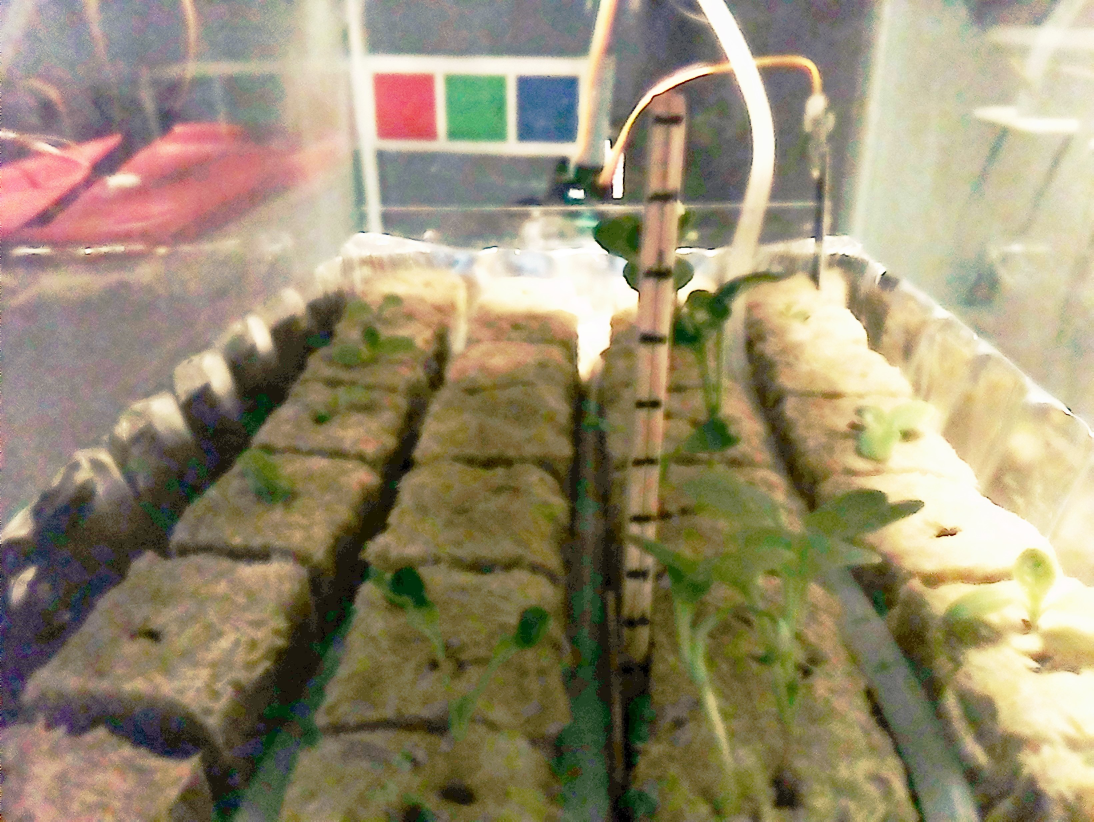
#> input picture images/day05.jpg, 3280 x 2464 px (shown at 1/3 size)
$ python test.py   (older library calls are emulated)
#> lines starting #> are read from the running program, lines starting #| are printed output that depends on the picture; after the words box and inside, x2 and y2 are one past the last pixel; in counts of white or black regions, pixels touching at a corner belong together
### filterColor.py
#!/usr/bin/env python
import numpy as np
import cv2, sys
from cv_utils import *
import argparse

wait_time = 100

def noop(dummy): pass

class Filter:
    # Range is (name, min, max, min0, max0) (last 2 are optional)
    ranges = None
    transform_type = None

    def __init__(self, range1, range2, range3, transform_type=None):
        self.transform_type = transform_type
        self.ranges = []
        self.ranges.append(range1)
        self.ranges.append(range2)
        self.ranges.append(range3)
        for i in range(3):
            if (len(self.ranges[i]) == 3):
                self.ranges[i] += self.ranges[i][1:3]

    def transform (self, image):
        return (image if not self.transform_type else
                cv2.cvtColor(image, self.transform_type))

filtersG = {'BGR' : Filter(['B', 0, 255], ['G', 0, 255], ['R', 0, 255]),
            'HSV' : Filter(['H', 0, 200, 0, 179], ['S', 0, 255], ['V', 0, 255],
                           cv2.COLOR_BGR2HSV),
            'LAB' : Filter(['L', 0, 255], ['A', 0, 255], ['B', 0, 255],
                           cv2.COLOR_BGR2LAB),
            'LUV' : Filter(['L', 0, 255], ['U', 0, 255], ['V', 0, 255],
                           cv2.COLOR_BGR2LUV),
            'XYZ' : Filter(['X', 0, 255], ['Y', 0, 255], ['Z', 0, 255],
                           cv2.COLOR_BGR2XYZ),
            'YCrCb' : Filter(['Y', 16, 235], ['Cr', 16, 250], ['Cb', 16, 240],
                           cv2.COLOR_BGR2YCrCb),
            'YUV' : Filter(['Y', 0, 255], ['U', 0, 255], ['V', 0, 255],
                           cv2.COLOR_BGR2YUV),
            }

# Transform a BGR image into another image, depending on the color_space
def transformFromBGR(image, color_space):
    if (not color_space in filtersG.keys()):
        print("ERROR: Unknown filter: %s" %color_space)
        exit()
    return (image if color_space == 'BGR' else
            cv2.cvtColor(image, filtersG[color_space].transform_type))

# Interactive GUI to set color space parameters to mask out certain portions
# [81 lines left out: functions filterImage, filterImageText, not called in this run]

# Create a single channel mask, with same dimensions as 'image'.
# 'rVals' is a list of pais, where each pair is the lower/upper bound
# on one of the channels of the color_space
def createMask(image, rVals, color_space):
    if (color_space == 'HSV'):
        mask = createMaskHSV(image, rVals)
    else:
        lower = np.array([v[0] for v in rVals])
        upper = np.array([v[1] for v in rVals])
        mask = cv2.inRange(image, lower, upper)
    return mask

# Special for HSV - allows for wrapping around color circle
#  (anything above 179 wraps to 0)
# Is called by createMask, so no need to call it on its own
def createMaskHSV(hsv, rVals):
    hMin = rVals[0][0]; hMax = rVals[0][1]
    sMin = rVals[1][0]; sMax = rVals[1][1]
    vMin = rVals[2][0]; vMax = rVals[2][1]

    lower = np.array([min(hMin, 179), sMin, vMin])
    upper = np.array([min(hMax, 179), sMax, vMax])
    mask = cv2.inRange(hsv, lower, upper)

    if (hMin > 179 or hMax > 179): # Wrapping around color circle
        lower = np.array([(hMin-179), sMin, vMin])
        upper = np.array([(hMax-179), sMax, vMax])
        mask2 = cv2.inRange(hsv, lower, upper)
        mask = cv2.add(mask, mask2)

    return mask

# [13 lines that do not run on import are left out]

### vision.py
import copy
import numpy as np
import cv2
from cv_utils import *
from filterColor import createMask, transformFromBGR

cv = cv2
# Detect the plants in the image. Return a mask (black/white mask, where 0
# indicates no plants and 255 indicates plants)


def classifyFoliage(image, rVals=None):
    foliage_mask = np.zeros(image.shape[0:2], np.uint8)
    # Your code goes here:
    # Create a mask that has 255 where there is part of a plant in the image
    #   and 0 everywhere else
    # BEGIN STUDENT CODE
    hsvImage = transformFromBGR(image, 'HSV')
    if rVals is None:
        rVals = [(22, 70), (92, 255), (24, 150)]
    foliage_mask = createMask(hsvImage, rVals, 'HSV')
    print(foliage_mask.shape)
    print(foliage_mask)
    return foliage_mask  # 2464 * 3280, y * x
    # END STUDENT CODE

# [125 lines left out: functions classifyFoliage2, measureHeight, colorCorrect, classifyFoliageCorrected, not called in this run]

### test.py
import cv2 as cv
import numpy as np
import vision

im = cv.imread('images/day05.jpg')
#> im is the input picture: shape (2464, 3280, 3); mean B, G, R 112.6, 140.4, 151.8
img = vision.classifyFoliage(im)
#> in transformFromBGR, `return (image if color_space == 'BGR' else cv2.cvtColor(image, filters..`: returned value: shape (2464, 3280, 3); mean H, S, V 39.1, 83.6, 154.9
#> in createMaskHSV, `mask = cv2.inRange(hsv, lower, upper)`:
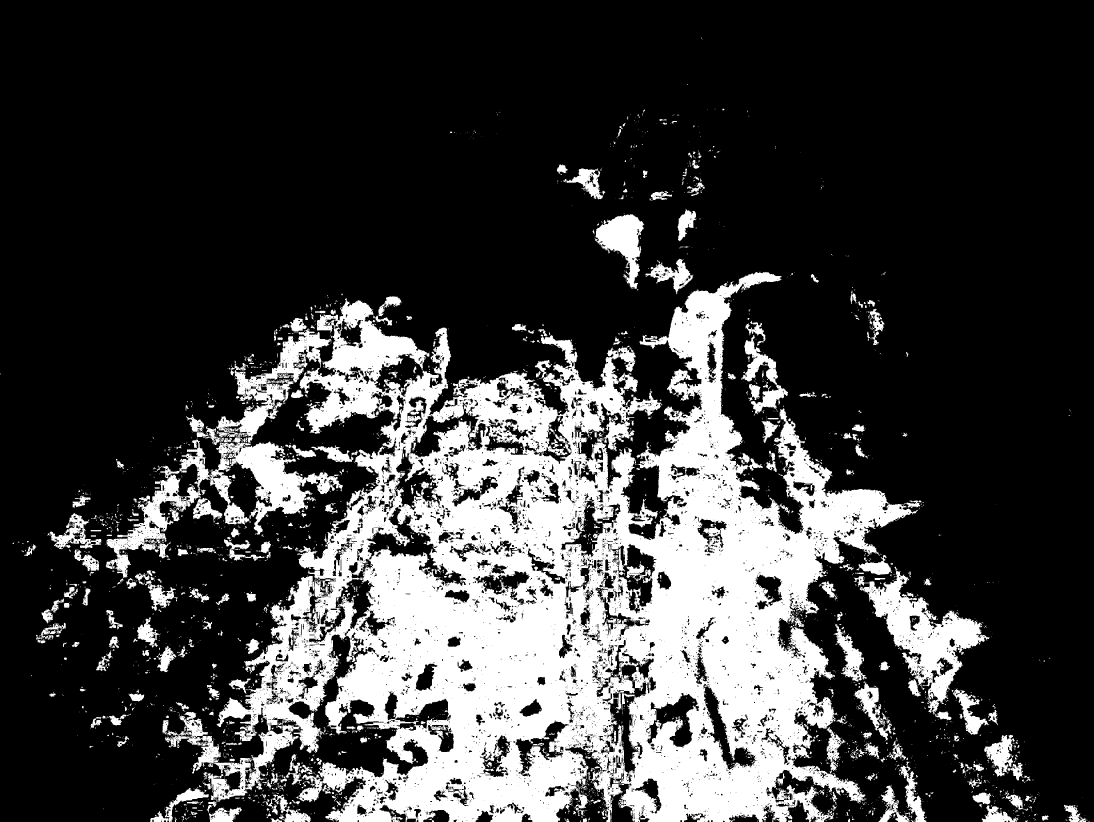
#> mask: shape (2464, 3280) (shown at 1/3 size); 24.1% white; 4302 white regions (3616 under 20 px), largest, box (x1, y1, x2, y2) and area: (486, 816, 2754, 2464) 1587188, (317, 1319, 1029, 1734) 65803, (2561, 1712, 2969, 2144) 51671
#| (2464, 3280)
#> (printed output is left out)
# left top, right top, right bottom, left bottom
c = np.array([[1960, 295], [2069, 287], [1942, 2088], [1860, 2085]])
img2 = cv.drawContours(img, [c], 0, 128, -1)  # B, G, R
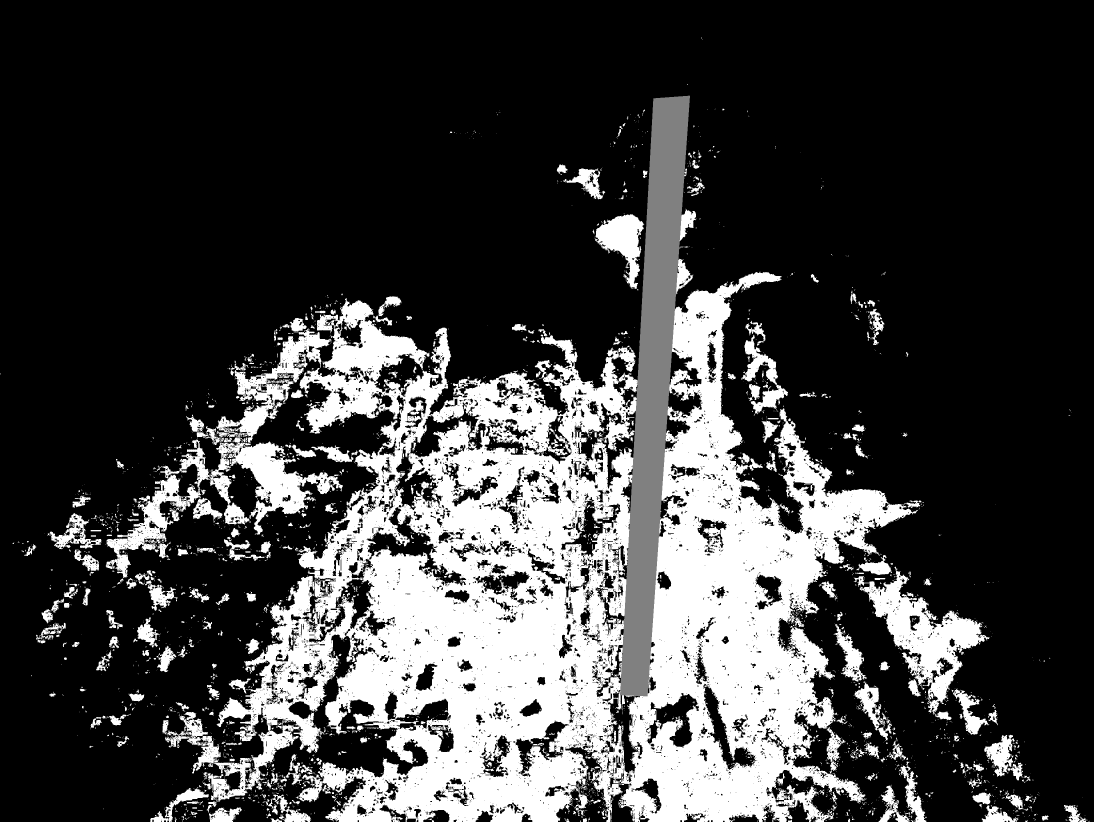
#> img2: shape (2464, 3280) (shown at 1/3 size); min 0, max 255, mean 62.9
print(img2.shape)
#| (2464, 3280)
cv.imwrite('bla.png', img2)

$ run again, with images/day02.jpg copied over images/day05.jpg
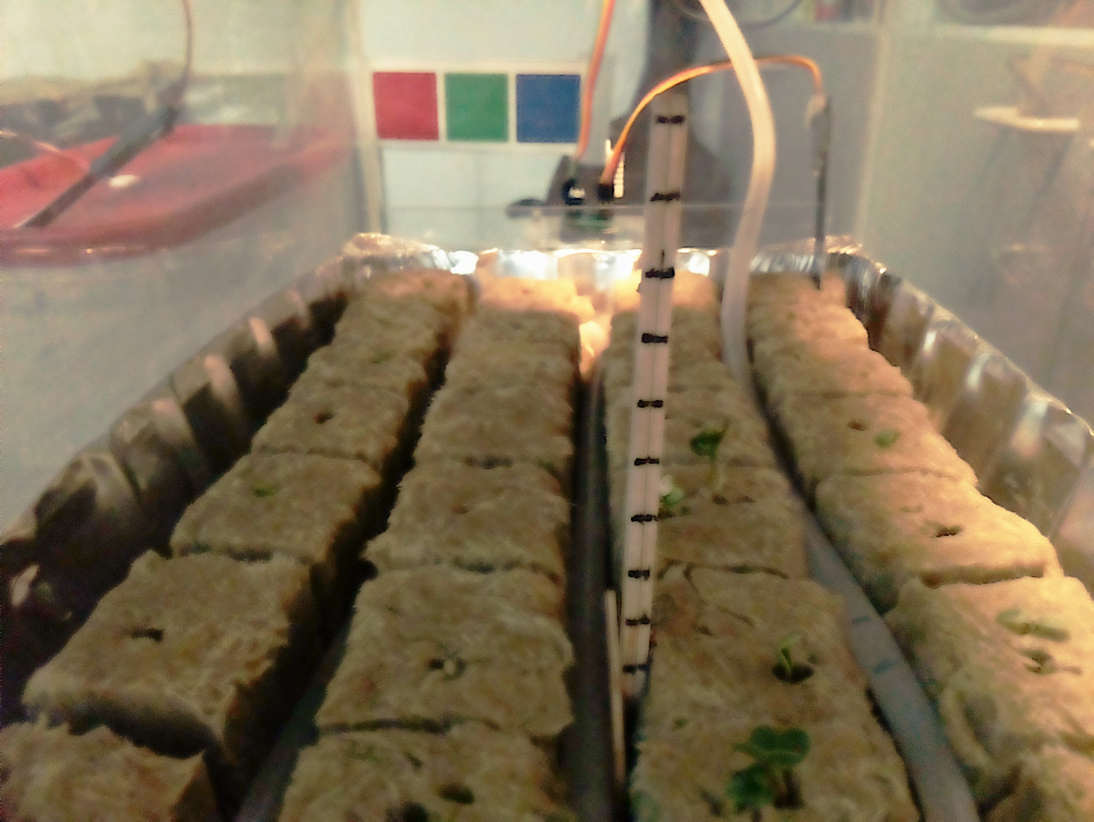
#> input picture images/day02.jpg, 3280 x 2464 px (shown at 1/3 size)
#> im is the input picture: shape (2464, 3280, 3); mean B, G, R 87.7, 113.8, 130.3
#> in createMaskHSV, `mask = cv2.inRange(hsv, lower, upper)`:
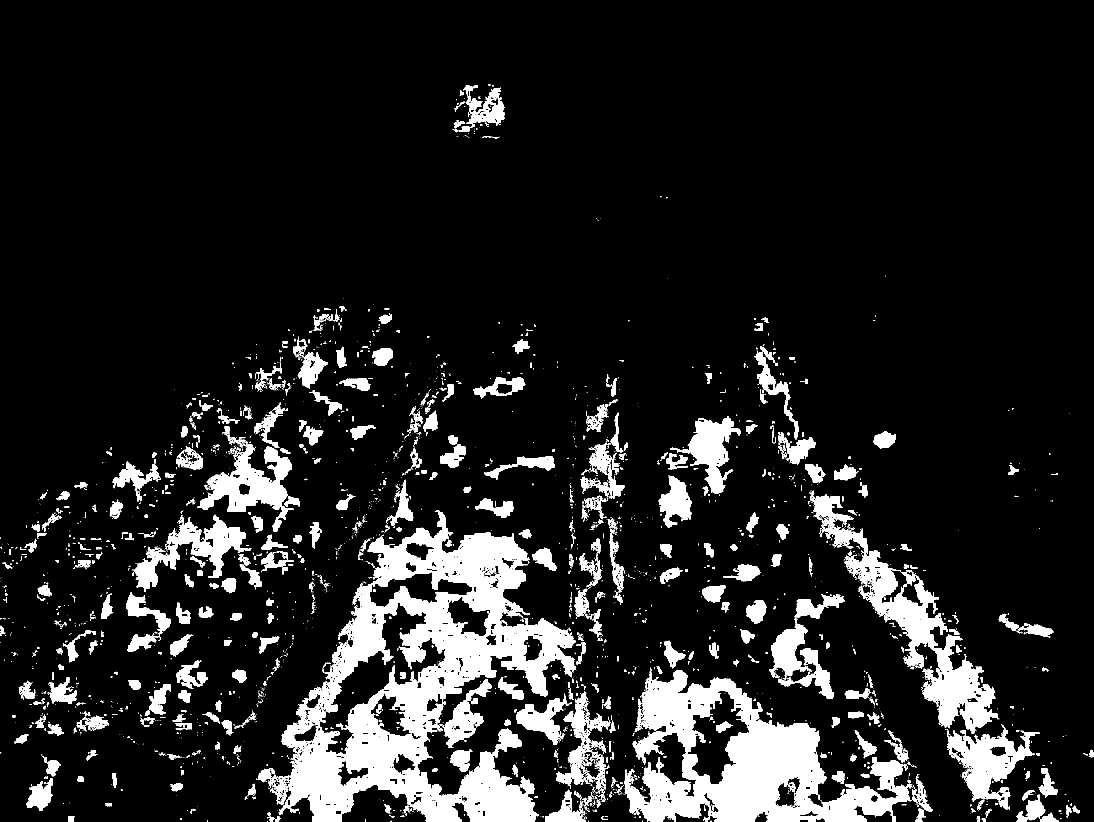
#> mask: shape (2464, 3280) (shown at 1/3 size); 12% white; 3841 white regions (3008 under 20 px), largest, box (x1, y1, x2, y2) and area: (817, 1530, 1728, 2464) 309994, (1873, 2002, 2736, 2464) 167760, (2428, 1472, 2998, 2202) 70924
#| (2464, 3280)
#> (printed output is left out)
#> `img2 = cv.drawContours(img, [c], 0, 128, -1)`:
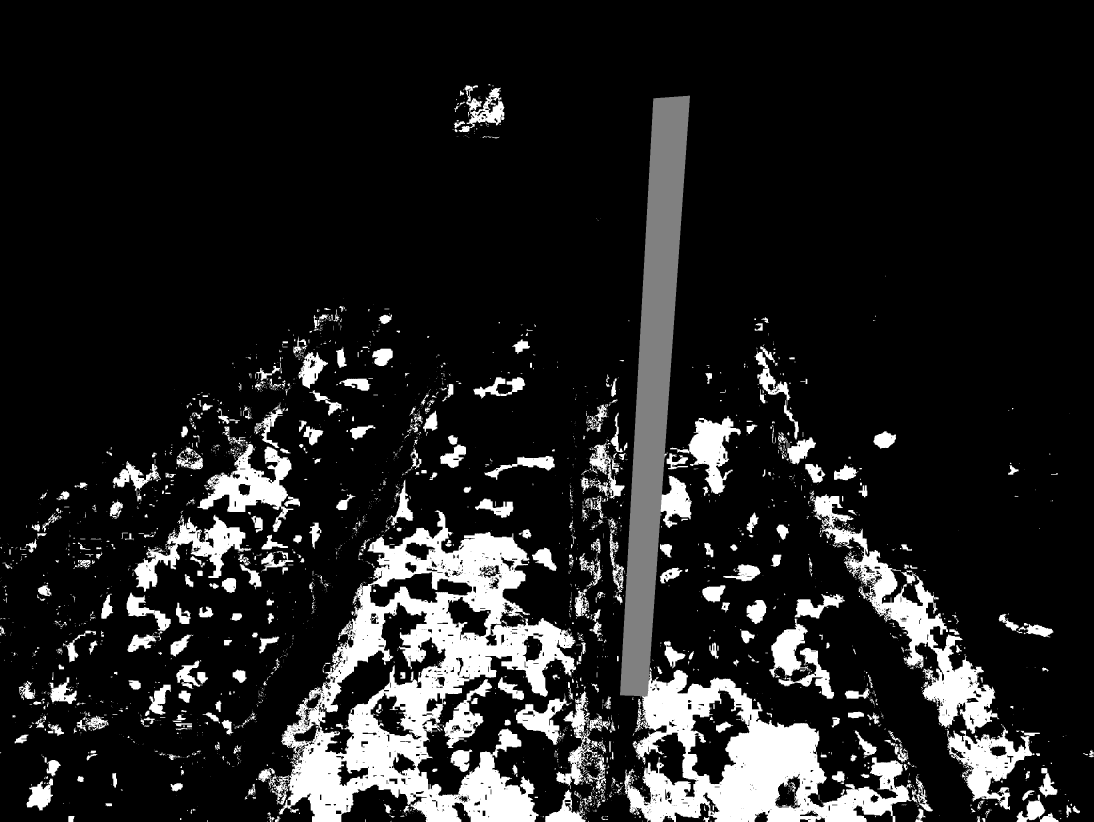
#> img2: shape (2464, 3280) (shown at 1/3 size); min 0, max 255, mean 33.3
#| (2464, 3280)

$ run again, with images/day08.jpg copied over images/day05.jpg
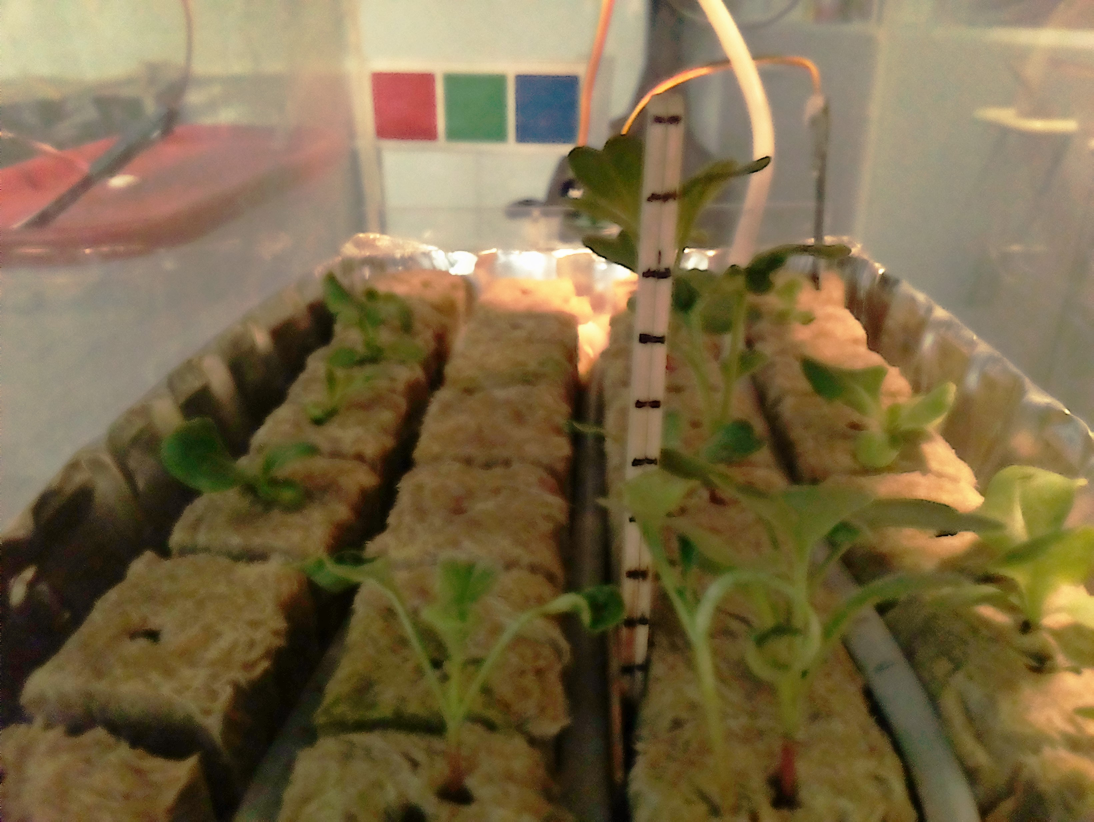
#> input picture images/day08.jpg, 3280 x 2464 px (shown at 1/3 size)
#> im is the input picture: shape (2464, 3280, 3); mean B, G, R 71.4, 106.4, 123.6
#> in createMaskHSV, `mask = cv2.inRange(hsv, lower, upper)`:
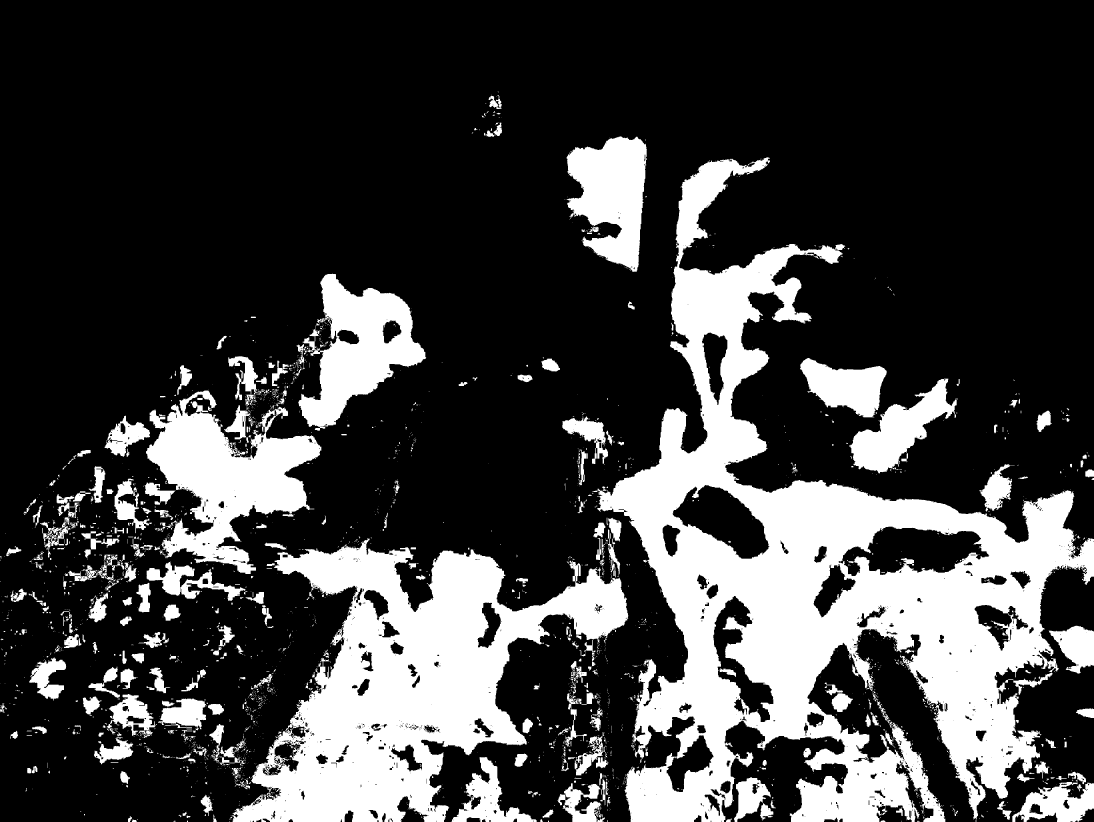
#> mask: shape (2464, 3280) (shown at 1/3 size); 25% white; 3351 white regions (2767 under 20 px), largest, box (x1, y1, x2, y2) and area: (1777, 472, 3280, 2464) 965587, (695, 1615, 1885, 2464) 443988, (438, 1171, 964, 1722) 129210
#| (2464, 3280)
#> (printed output is left out)
#> `img2 = cv.drawContours(img, [c], 0, 128, -1)`:
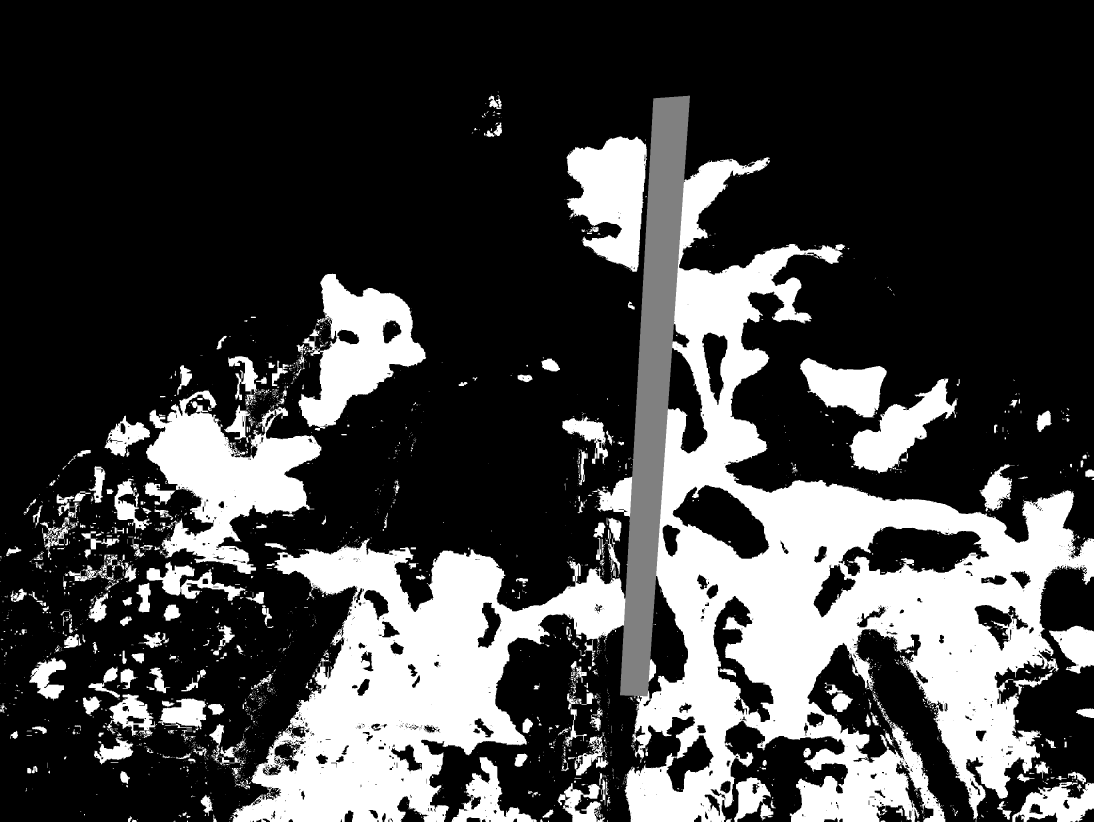
#> img2: shape (2464, 3280) (shown at 1/3 size); min 0, max 255, mean 65.6
#| (2464, 3280)
